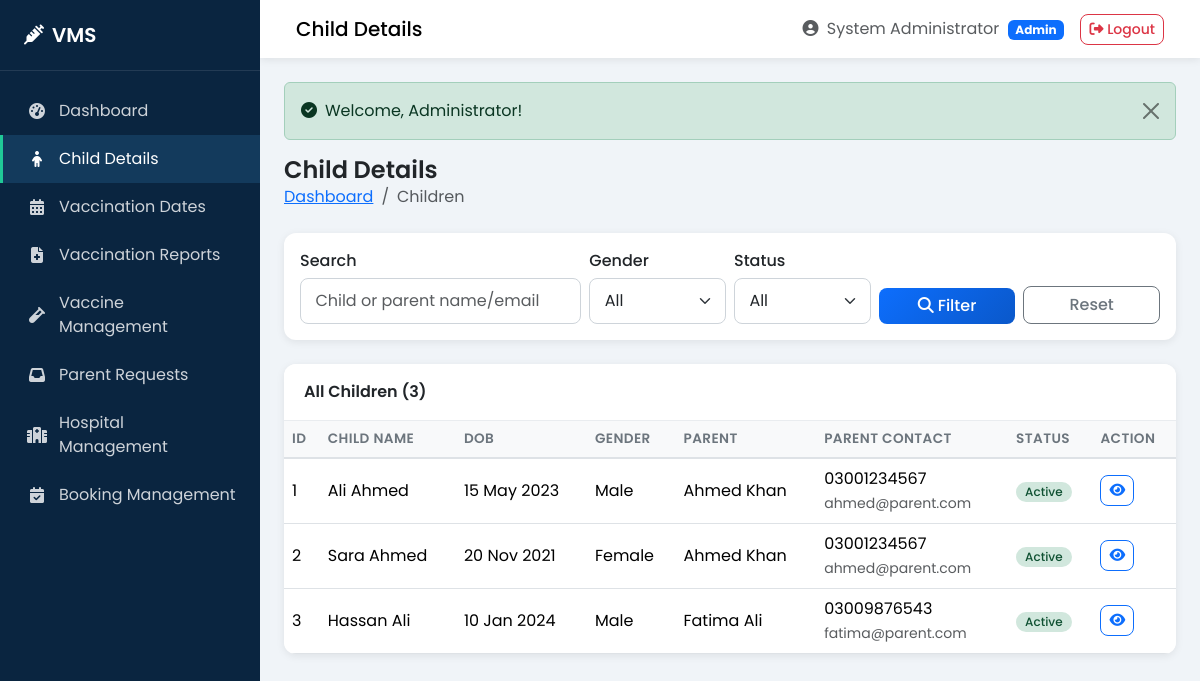
The app's page /admin/children.php (signed in) with its own data.
### tables this page shows
CREATE TABLE `children` (
  `id` int(11) NOT NULL AUTO_INCREMENT,
  `parent_id` int(11) NOT NULL,
  `full_name` varchar(100) NOT NULL,
  `date_of_birth` date NOT NULL,
  `gender` enum('male','female','other') NOT NULL,
  `blood_group` varchar(5) DEFAULT NULL,
  `cnic` varchar(15) DEFAULT NULL,
  `birth_certificate_no` varchar(50) DEFAULT NULL,
  `status` enum('active','inactive') NOT NULL DEFAULT 'active',
  `created_at` timestamp NOT NULL DEFAULT CURRENT_TIMESTAMP,
  `updated_at` timestamp NOT NULL DEFAULT CURRENT_TIMESTAMP ON UPDATE CURRENT_TIMESTAMP,
  PRIMARY KEY (`id`),
  KEY `parent_id` (`parent_id`),
  CONSTRAINT `children_ibfk_1` FOREIGN KEY (`parent_id`) REFERENCES `parents` (`id`) ON DELETE CASCADE ON UPDATE CASCADE
);

CREATE TABLE `parents` (
  `id` int(11) NOT NULL AUTO_INCREMENT,
  `full_name` varchar(100) NOT NULL,
  `email` varchar(100) NOT NULL,
  `phone` varchar(15) NOT NULL,
  `cnic` varchar(15) DEFAULT NULL,
  `password` varchar(255) NOT NULL,
  `address` text DEFAULT NULL,
  `city` varchar(50) DEFAULT NULL,
  `status` enum('active','inactive') NOT NULL DEFAULT 'active',
  `reset_token` varchar(100) DEFAULT NULL,
  `reset_expires` datetime DEFAULT NULL,
  `created_at` timestamp NOT NULL DEFAULT CURRENT_TIMESTAMP,
  `updated_at` timestamp NOT NULL DEFAULT CURRENT_TIMESTAMP ON UPDATE CURRENT_TIMESTAMP,
  PRIMARY KEY (`id`),
  UNIQUE KEY `email` (`email`),
  UNIQUE KEY `cnic` (`cnic`)
);

### config/config.php (called while the page is built, shortened)
<?php
function url($path = '') {
    return BASE_URL . '/' . ltrim($path, '/');
}
function e($string) {
    return htmlspecialchars($string ?? '', ENT_QUOTES, 'UTF-8');
}

### admin/children.php (the view, shortened to what this page needs)
<?php
require_once __DIR__ . '/../config/db.php';
$search = trim($_GET['search'] ?? '');
$where = ["1=1"];
$sql = "SELECT c.*, p.full_name AS parent_name, p.email AS parent_email, p.phone AS parent_phone
        FROM children c
        JOIN parents p ON c.parent_id = p.id
        WHERE " . implode(' AND ', $where) . "
        ORDER BY c.created_at DESC";
$stmt = mysqli_prepare($conn, $sql);
mysqli_stmt_execute($stmt);
$result = mysqli_stmt_get_result($stmt);
$children = [];
while ($row = mysqli_fetch_assoc($result)) {
    $children[] = $row;
}
include __DIR__ . '/../includes/header.php';
?>
<div class="page-header">
    <div>
        <h1>Child Details</h1>
        <nav aria-label="breadcrumb">
            <ol class="breadcrumb">
                <li class="breadcrumb-item"><a href="<?php echo url('admin/dashboard.php'); ?>">Dashboard</a></li>
                <li class="breadcrumb-item active">Children</li>
            </ol>
        </nav>
    </div>
</div>
<div class="card mb-4">
    <div class="card-body">
        <form method="GET" class="row g-2 align-items-end">
            <div class="col-md-4">
                <label class="form-label">Search</label>
                <input type="text" name="search" class="form-control" value="<?php echo e($search); ?>" placeholder="Child or parent name/email">
            </div>
            <div class="col-md-2">
                <label class="form-label">Gender</label>
                <select name="gender" class="form-select">
                    <option value="">All</option>
                </select>
            </div>
            <div class="col-md-2">
                <label class="form-label">Status</label>
                <select name="status" class="form-select">
                    <option value="">All</option>
                </select>
            </div>
            <div class="col-md-2">
                <button type="submit" class="btn btn-primary w-100"><i class="fas fa-search me-1"></i>Filter</button>
            </div>
            <div class="col-md-2">
                <a href="<?php echo url('admin/children.php'); ?>" class="btn btn-outline-secondary w-100">Reset</a>
            </div>
        </form>
    </div>
</div>
<div class="card">
    <div class="card-header">All Children (<?php echo count($children); ?>)</div>
    <div class="table-responsive">
        <table class="table table-hover mb-0">
            <thead>
                <tr>
                    <th>ID</th>
                    <th>Child Name</th>
                    <th>DOB</th>
                    <th>Gender</th>
                    <th>Parent</th>
                    <th>Parent Contact</th>
                    <th>Status</th>
                    <th>Action</th>
                </tr>
            </thead>
            <tbody>
                <?php if (empty($children)): ?>
                    <tr><td colspan="8" class="text-center text-muted py-4">No children found</td></tr>
                <?php else: foreach ($children as $c): ?>
                    <tr>
                        <td><?php echo (int)$c['id']; ?></td>
                        <td><?php echo e($c['full_name']); ?></td>
                        <td><?php echo date('d M Y', strtotime($c['date_of_birth'])); ?></td>
                        <td><?php echo ucfirst(e($c['gender'])); ?></td>
                        <td><?php echo e($c['parent_name']); ?></td>
                        <td><?php echo e($c['parent_phone']); ?><br><small class="text-muted"><?php echo e($c['parent_email']); ?></small></td>
                        <td><span class="badge badge-status badge-<?php echo e($c['status']); ?>"><?php echo ucfirst(e($c['status'])); ?></span></td>
                        <td>
                            <a href="<?php echo url('admin/child-details.php?id=' . $c['id']); ?>" class="btn btn-sm btn-outline-primary" title="View Details">
                                <i class="fas fa-eye"></i>
                            </a>
                        </td>
                    </tr>
                <?php endforeach; endif; ?>
            </tbody>
        </table>
    </div>
</div>
<?php include __DIR__ . '/../includes/footer.php'; ?>

### assets/css/style.css (style rules this page uses)
:root { --primary: #0d6efd; --primary-dark: #0a58ca; --teal: #20c997; --teal-dark: #199d76; --green: #198754; --danger: #dc3545; --warning: #ffc107; --dark: #212529; --gray: #6c757d; --light: #f8f9fa; --sidebar-width: 260px; --sidebar-bg: #0a2540; --sidebar-hover: #133a5c; --card-shadow: 0 0.125rem 0.5rem rgba(0,0,0,0.08); --card-shadow-hover: 0 0.5rem 1.5rem rgba(0,0,0,0.12); }
* { box-sizing: border-box; }
body { font-family: 'Poppins', sans-serif; background-color: #f0f4f8; color: var(--dark); margin: 0; min-height: 100vh; }
.card { border: none; border-radius: 0.75rem; box-shadow: var(--card-shadow); }
.card-header { background: #fff; border-bottom: 1px solid #e9ecef; font-weight: 600; border-radius: 0.75rem 0.75rem 0 0 !important; padding: 1rem 1.25rem; }
.table { margin-bottom: 0; }
.table thead th { background: #f8f9fa; font-weight: 600; font-size: 0.85rem; text-transform: uppercase; letter-spacing: 0.03em; color: var(--gray); border-bottom: 2px solid #dee2e6; white-space: nowrap; }
.table td { vertical-align: middle; }
.table-responsive { border-radius: 0 0 0.75rem 0.75rem; }
.badge-status { padding: 0.35em 0.75em; border-radius: 50rem; font-weight: 500; font-size: 0.75rem; }
.badge-active { background: #d1e7dd; color: #0f5132; }
.btn { border-radius: 0.5rem; font-weight: 500; }
.btn-primary { background: linear-gradient(135deg, #0d6efd, #0a58ca); border: none; }
.form-control, .form-select { border-radius: 0.5rem; border: 1px solid #ced4da; padding: 0.6rem 0.9rem; }
.form-label { font-weight: 500; margin-bottom: 0.35rem; }
.page-header { display: flex; flex-wrap: wrap; justify-content: space-between; align-items: center; margin-bottom: 1.5rem; gap: 1rem; }
.page-header h1 { font-size: 1.5rem; font-weight: 600; margin: 0; }
.breadcrumb { margin-bottom: 0; background: transparent; padding: 0; }

### records on screen
children: id "1", full_name "Ali Ahmed", date_of_birth "15 May 2023", gender "Male", parent.full_name "Ahmed Khan", parent.phone "03001234567", parent.email "ahmed@parent.com", status "Active"
children: id "2", full_name "Sara Ahmed", date_of_birth "20 Nov 2021", gender "Female", parent.full_name "Ahmed Khan", parent.phone "03001234567", parent.email "ahmed@parent.com", status "Active"
children: id "3", full_name "Hassan Ali", date_of_birth "10 Jan 2024", gender "Male", parent.full_name "Fatima Ali", parent.phone "03009876543", parent.email "fatima@parent.com", status "Active"

### other values on screen
$page_title "Child Details"
$_SESSION['user_name'] "System Administrator"
$_SESSION['role'] "Admin"
$success "Welcome, Administrator!"
count($children) "3"
